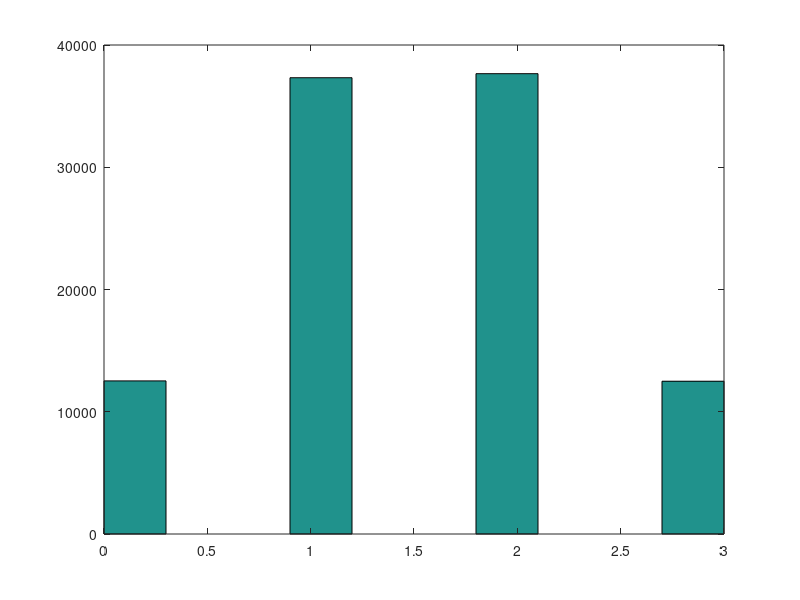

The MATLAB source for this figure:
X = []; 
for i = 1:100000 
	a = rand();
	b = rand(); 
	c = rand(); 
	count = 0; 
	if (a > 0.5)
		count = count + 1; 
	endif 
	if (b > 0.5) 
		count = count + 1; 
	endif 
	if (c > 0.5) 
		count = count + 1;
	endif
	 X = [X count]; 
endfor
hist(X);